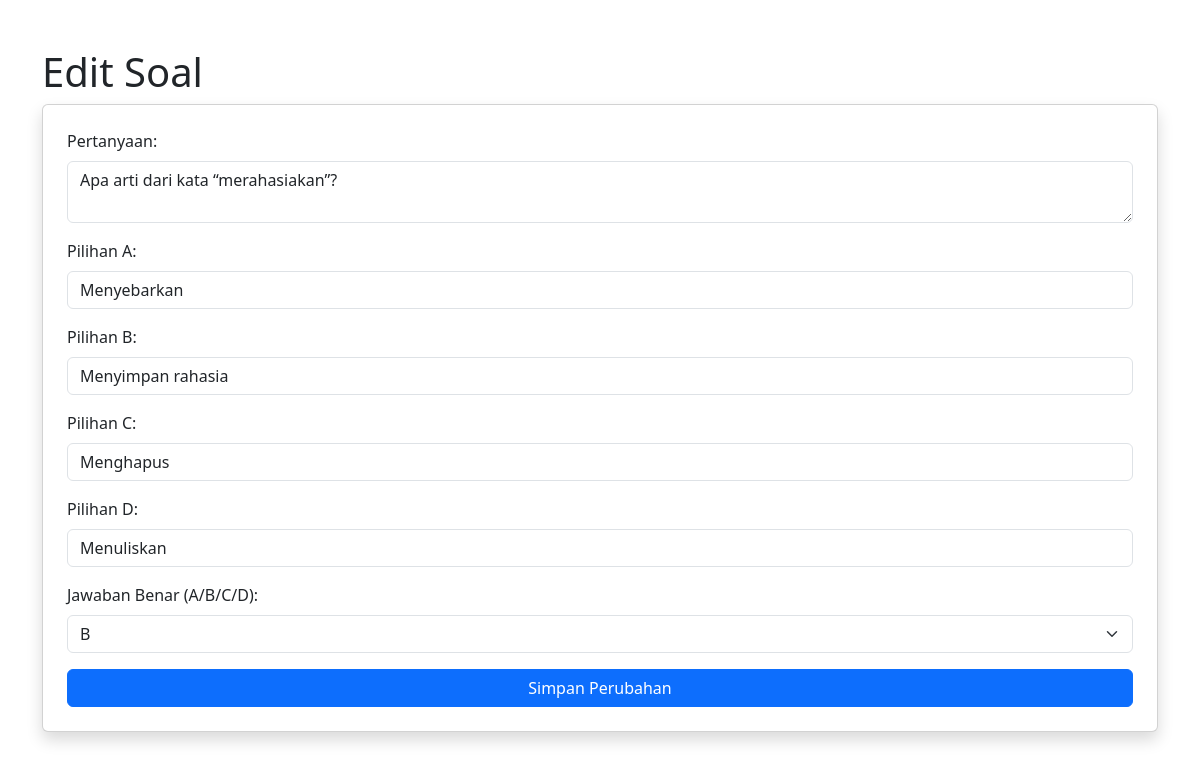
Page /soalquiz/edit_soalquiz.php?id_soal=5 on the committed database.
### tables this page shows
CREATE TABLE `soal` (
  `id_soal` int(11) NOT NULL,
  `id_kuis` int(11) DEFAULT NULL,
  `pertanyaan` text NOT NULL,
  `pilihan_a` varchar(255) DEFAULT NULL,
  `pilihan_b` varchar(255) DEFAULT NULL,
  `pilihan_c` varchar(255) DEFAULT NULL,
  `pilihan_d` varchar(255) DEFAULT NULL,
  `jawaban_benar` char(1) DEFAULT NULL
);

### soalquiz/edit_soalquiz.php (the view, shortened to what this page needs)
<?php
$koneksi = new mysqli("localhost", "root", "", "quiz_db");
$id_soal = intval($_GET['id_soal']);
$query_soal = "SELECT * FROM soal WHERE id_soal = ?";
$stmt = $koneksi->prepare($query_soal);
$stmt->bind_param("i", $id_soal);
$stmt->execute();
$result = $stmt->get_result();
$soal = $result->fetch_assoc();
?>
<!DOCTYPE html>
<html>
<head>
    <link href="https://cdn.jsdelivr.net/npm/bootstrap@5.3.0/dist/css/bootstrap.min.css" rel="stylesheet">
</head>
<body>
<main class="container mt-5">
    <h1>Edit Soal</h1>
    <form method="POST" action="" class="card p-4 shadow">
        <div class="mb-3">
            <label class="form-label">Pertanyaan:</label>
            <textarea name="pertanyaan" class="form-control" required><?php echo htmlspecialchars($soal['pertanyaan']); ?></textarea>
        </div>
        <div class="mb-3">
            <label class="form-label">Pilihan A:</label>
            <input type="text" name="pilihan_a" class="form-control" value="<?php echo htmlspecialchars($soal['pilihan_a']); ?>" required>
        </div>
        <div class="mb-3">
            <label class="form-label">Pilihan B:</label>
            <input type="text" name="pilihan_b" class="form-control" value="<?php echo htmlspecialchars($soal['pilihan_b']); ?>" required>
        </div>
        <div class="mb-3">
            <label class="form-label">Pilihan C:</label>
            <input type="text" name="pilihan_c" class="form-control" value="<?php echo htmlspecialchars($soal['pilihan_c']); ?>" required>
        </div>
        <div class="mb-3">
            <label class="form-label">Pilihan D:</label>
            <input type="text" name="pilihan_d" class="form-control" value="<?php echo htmlspecialchars($soal['pilihan_d']); ?>" required>
        </div>
        <div class="mb-3">
            <label class="form-label">Jawaban Benar (A/B/C/D):</label>
            <select name="jawaban_benar" class="form-select" required>
                <option value="b" <?php echo $soal['jawaban_benar'] === 'b' ? 'selected' : ''; ?>>B</option>
            </select>
        </div>
        <button type="submit" class="btn btn-primary">Simpan Perubahan</button>
    </form>
</main>
</body>
</html>

### rows in the picture
soal: pertanyaan "Apa arti dari kata “merahasiakan”?", pilihan_a "Menyebarkan", pilihan_b "Menyimpan rahasia", pilihan_c "Menghapus", pilihan_d "Menuliskan", jawaban_benar "B"
